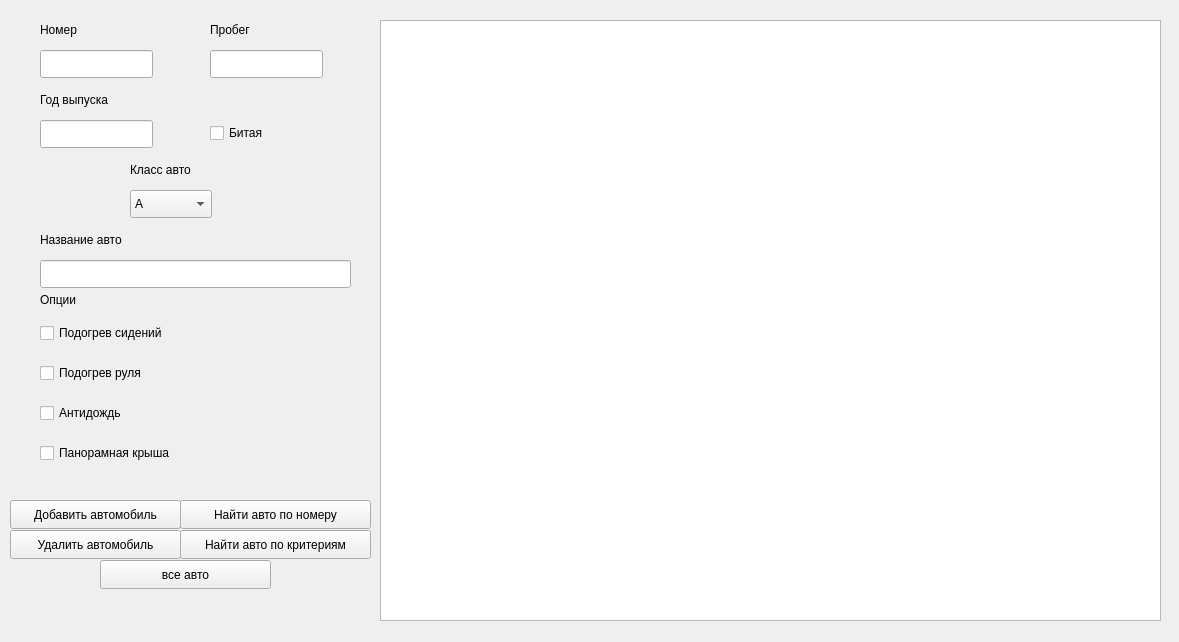
<?xml version="1.0" encoding="UTF-8"?>
<ui version="4.0">
 <class>Cars</class>
 <widget class="QWidget" name="Cars">
  <property name="geometry">
   <rect>
    <x>0</x>
    <y>0</y>
    <width>1179</width>
    <height>642</height>
   </rect>
  </property>
  <property name="windowTitle">
   <string>Form</string>
  </property>
  <widget class="QTableWidget" name="tableWidget">
   <property name="geometry">
    <rect>
     <x>380</x>
     <y>20</y>
     <width>781</width>
     <height>601</height>
    </rect>
   </property>
  </widget>
  <widget class="QPushButton" name="addCar">
   <property name="geometry">
    <rect>
     <x>10</x>
     <y>500</y>
     <width>171</width>
     <height>29</height>
    </rect>
   </property>
   <property name="text">
    <string>Добавить автомобиль</string>
   </property>
  </widget>
  <widget class="QPushButton" name="delCar">
   <property name="geometry">
    <rect>
     <x>10</x>
     <y>530</y>
     <width>171</width>
     <height>29</height>
    </rect>
   </property>
   <property name="text">
    <string>Удалить автомобиль</string>
   </property>
  </widget>
  <widget class="QPushButton" name="checkAuto">
   <property name="geometry">
    <rect>
     <x>100</x>
     <y>560</y>
     <width>171</width>
     <height>29</height>
    </rect>
   </property>
   <property name="text">
    <string>все авто</string>
   </property>
  </widget>
  <widget class="QPushButton" name="searchByNum">
   <property name="geometry">
    <rect>
     <x>180</x>
     <y>500</y>
     <width>191</width>
     <height>29</height>
    </rect>
   </property>
   <property name="text">
    <string>Найти авто по номеру</string>
   </property>
  </widget>
  <widget class="QPushButton" name="checkByOptions">
   <property name="geometry">
    <rect>
     <x>180</x>
     <y>530</y>
     <width>191</width>
     <height>29</height>
    </rect>
   </property>
   <property name="text">
    <string>Найти авто по критериям</string>
   </property>
  </widget>
  <widget class="QLineEdit" name="num">
   <property name="geometry">
    <rect>
     <x>40</x>
     <y>50</y>
     <width>113</width>
     <height>28</height>
    </rect>
   </property>
  </widget>
  <widget class="QLineEdit" name="year">
   <property name="geometry">
    <rect>
     <x>40</x>
     <y>120</y>
     <width>113</width>
     <height>28</height>
    </rect>
   </property>
  </widget>
  <widget class="QLineEdit" name="carname">
   <property name="geometry">
    <rect>
     <x>40</x>
     <y>260</y>
     <width>311</width>
     <height>28</height>
    </rect>
   </property>
  </widget>
  <widget class="QLabel" name="label">
   <property name="geometry">
    <rect>
     <x>40</x>
     <y>20</y>
     <width>63</width>
     <height>20</height>
    </rect>
   </property>
   <property name="text">
    <string>Номер</string>
   </property>
  </widget>
  <widget class="QLabel" name="label_2">
   <property name="geometry">
    <rect>
     <x>40</x>
     <y>90</y>
     <width>91</width>
     <height>20</height>
    </rect>
   </property>
   <property name="text">
    <string>Год выпуска</string>
   </property>
  </widget>
  <widget class="QLabel" name="label_4">
   <property name="geometry">
    <rect>
     <x>40</x>
     <y>230</y>
     <width>111</width>
     <height>20</height>
    </rect>
   </property>
   <property name="text">
    <string>Название авто</string>
   </property>
  </widget>
  <widget class="QLabel" name="label_5">
   <property name="geometry">
    <rect>
     <x>210</x>
     <y>20</y>
     <width>63</width>
     <height>20</height>
    </rect>
   </property>
   <property name="text">
    <string>Пробег</string>
   </property>
  </widget>
  <widget class="QLineEdit" name="probeg">
   <property name="geometry">
    <rect>
     <x>210</x>
     <y>50</y>
     <width>113</width>
     <height>28</height>
    </rect>
   </property>
  </widget>
  <widget class="QCheckBox" name="bitai">
   <property name="geometry">
    <rect>
     <x>210</x>
     <y>120</y>
     <width>93</width>
     <height>26</height>
    </rect>
   </property>
   <property name="text">
    <string>Битая</string>
   </property>
  </widget>
  <widget class="QLabel" name="label_6">
   <property name="geometry">
    <rect>
     <x>40</x>
     <y>290</y>
     <width>63</width>
     <height>20</height>
    </rect>
   </property>
   <property name="text">
    <string>Опции</string>
   </property>
  </widget>
  <widget class="QCheckBox" name="sits">
   <property name="geometry">
    <rect>
     <x>40</x>
     <y>320</y>
     <width>161</width>
     <height>26</height>
    </rect>
   </property>
   <property name="text">
    <string>Подогрев сидений</string>
   </property>
  </widget>
  <widget class="QCheckBox" name="rule">
   <property name="geometry">
    <rect>
     <x>40</x>
     <y>360</y>
     <width>141</width>
     <height>26</height>
    </rect>
   </property>
   <property name="text">
    <string>Подогрев руля</string>
   </property>
  </widget>
  <widget class="QCheckBox" name="antirain">
   <property name="geometry">
    <rect>
     <x>40</x>
     <y>400</y>
     <width>141</width>
     <height>26</height>
    </rect>
   </property>
   <property name="text">
    <string>Антидождь</string>
   </property>
  </widget>
  <widget class="QCheckBox" name="top">
   <property name="geometry">
    <rect>
     <x>40</x>
     <y>440</y>
     <width>181</width>
     <height>26</height>
    </rect>
   </property>
   <property name="text">
    <string>Панорамная крыша</string>
   </property>
  </widget>
  <widget class="QComboBox" name="comboBox">
   <property name="geometry">
    <rect>
     <x>130</x>
     <y>190</y>
     <width>82</width>
     <height>28</height>
    </rect>
   </property>
   <item>
    <property name="text">
     <string>A</string>
    </property>
   </item>
   <item>
    <property name="text">
     <string>B</string>
    </property>
   </item>
   <item>
    <property name="text">
     <string>C</string>
    </property>
   </item>
   <item>
    <property name="text">
     <string>D</string>
    </property>
   </item>
   <item>
    <property name="text">
     <string>E</string>
    </property>
   </item>
   <item>
    <property name="text">
     <string>F</string>
    </property>
   </item>
  </widget>
  <widget class="QLabel" name="label_7">
   <property name="geometry">
    <rect>
     <x>130</x>
     <y>160</y>
     <width>101</width>
     <height>20</height>
    </rect>
   </property>
   <property name="text">
    <string>Класс авто</string>
   </property>
  </widget>
 </widget>
 <resources/>
 <connections/>
</ui>
